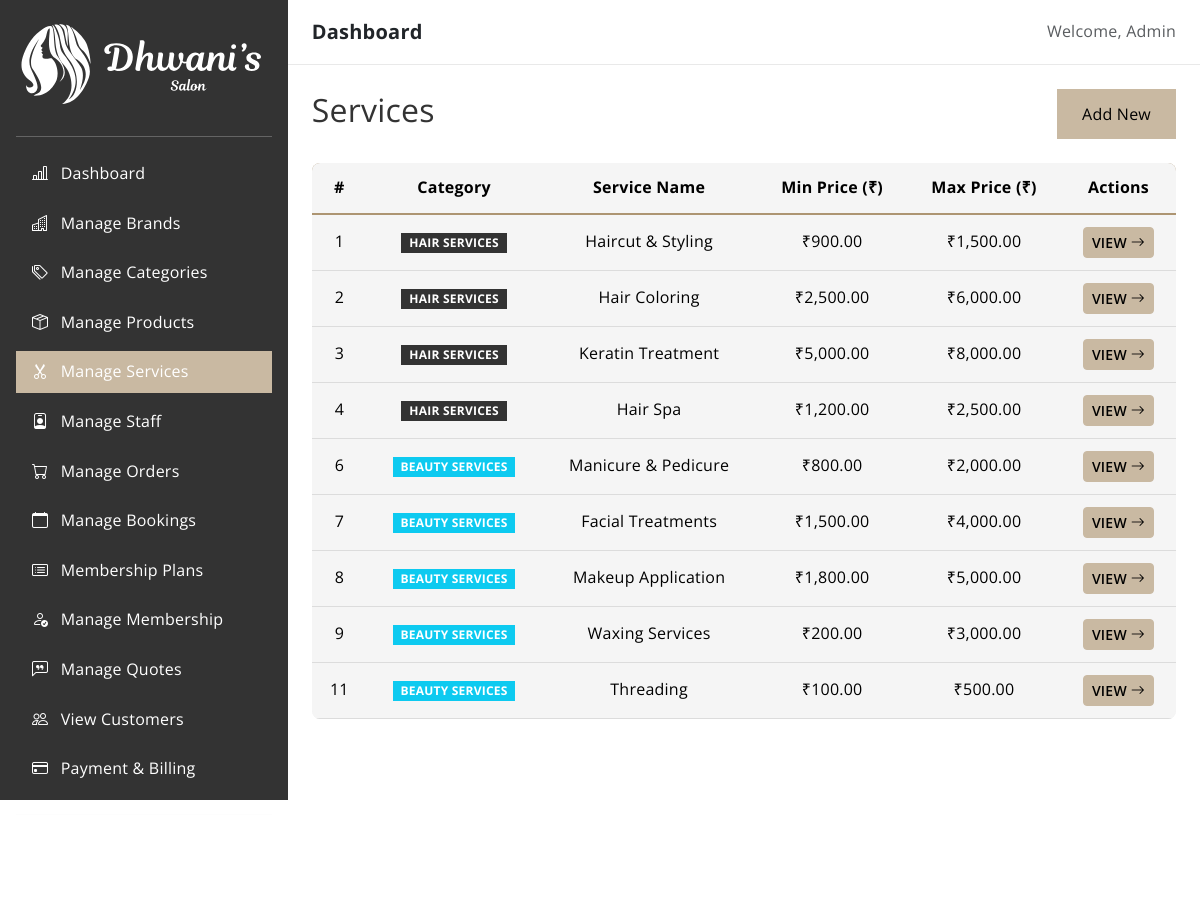
Screenshot of /admin/services/index.php (signed in) with the database file from the repository.
### tables this page shows
CREATE TABLE `services` (
  `id` int(11) NOT NULL,
  `category` enum('Hair Services','Beauty Services') NOT NULL,
  `name` varchar(255) NOT NULL,
  `description` text DEFAULT NULL,
  `min_price` decimal(10,2) NOT NULL,
  `max_price` decimal(10,2) DEFAULT NULL,
  `created_at` timestamp NOT NULL DEFAULT current_timestamp()
);

### database/database.php (called while the page is built)
<?php
require(__DIR__ . '/Connection.php');
$servername = 'localhost';
$port = 3306;
$db_name = 'salon';
$username = 'root';
$password = '';
$connection = new Connection($servername, $port, $db_name, $username, $password);

### database/Connection.php (called while the page is built, shortened)
<?php
class Connection
{
    private $pdo;
    public function __construct($server_name, $port, $db_name, $username, $password)
    {
        try {
            $this->pdo = new PDO("mysql:host={$server_name};port={$port};dbname={$db_name}", $username, $password);
            $this->pdo->setAttribute(PDO::ATTR_ERRMODE, PDO::ERRMODE_EXCEPTION);
            $this->pdo->setAttribute(PDO::ATTR_DEFAULT_FETCH_MODE, PDO::FETCH_ASSOC);
        } catch (PDOException $e) {
            echo $e->getMessage();
            die();
        }
    }
    public function findAll($table_name)
    {
        $sql = "SELECT * FROM {$table_name}";
        $statement = $this->pdo->prepare($sql);
        $statement->execute();
        $result = $statement->fetchAll();
        return $result;
    }
}

### public/admin/services/index.php (the view, shortened to what this page needs)
<?php
include DB_ROOT . 'database.php';
$services = $connection->findAll("services");
?>
<?php include_once '../../../includes/header.php'; ?>
<div class="d-flex">
    <?php
    include_once '../../../includes/admin-sidebar.php';
    ?>
    <div class="container-fluid px-4 py-4">
        <div class="row mb-4">
            <div class="col-12 d-flex justify-content-between align-items-center">
                <h2 class="section-title">Services</h2>
                <a href="new" class="btn btn-primary"><i class="fa-solid fa-plus"></i> Add New</a>
            </div>
        </div>
        <div class="table-responsive">
            <table class="table table-hover align-middle">
                <thead class="text-center">
                    <tr>
                        <th>#</th>
                        <th>Category</th>
                        <th>Service Name</th>
                        <th>Min Price (₹)</th>
                        <th>Max Price (₹)</th>
                        <th>Actions</th>
                    </tr>
                </thead>
                <tbody>
                    <?php if (count($services) > 0): ?>
                        <?php foreach ($services as $service): ?>
                            <tr class="text-center">
                                <td><?= $service['id']; ?></td>
                                <td><span class="badge text-uppercase bg-<?= $service['category'] == 'Hair Services' ? 'secondary' : 'info' ?>"><?= htmlspecialchars($service['category']); ?></span></td>
                                <td><?= htmlspecialchars($service['name']); ?></td>
                                <td>₹<?= number_format($service['min_price'], 2); ?></td>
                                <td>
                                    <?= $service['max_price'] ? '₹' . number_format($service['max_price'], 2) : '<span class="text-muted">N/A</span>'; ?>
                                </td>
                                <td>
                                    <a href="view?id=<?= $service['id']; ?>" class="btn btn-sm btn-primary fw-semibold text-uppercase">
                                        View <i class="bi bi-arrow-right"></i>
                                    </a>
                                </td>
                            </tr>
                        <?php endforeach; ?>
                    <?php else: ?>
                        <tr>
                            <td colspan="6" class="text-center text-muted">No services found</td>
                        </tr>
                    <?php endif; ?>
                </tbody>
            </table>
        </div>
    </div>
</div>
<?php include_once '../../../includes/admin_footer.php'; ?>

### public/assets/css/style.css (style rules this page uses)
body { display: flex; flex-direction: column; min-height: 100vh; }

### includes/admin-sidebar.php (style rules this page uses)
body { height: 100vh; overflow: hidden; }

### rows the page displays
services: id "1", category "HAIR SERVICES", name "Haircut & Styling", min_price "900.00", max_price "1,500.00"
services: id "2", category "HAIR SERVICES", name "Hair Coloring", min_price "2,500.00", max_price "6,000.00"
services: id "3", category "HAIR SERVICES", name "Keratin Treatment", min_price "5,000.00", max_price "8,000.00"
services: id "4", category "HAIR SERVICES", name "Hair Spa", min_price "1,200.00", max_price "2,500.00"
services: id "6", category "BEAUTY SERVICES", name "Manicure & Pedicure", min_price "800.00", max_price "2,000.00"
services: id "7", category "BEAUTY SERVICES", name "Facial Treatments", min_price "1,500.00", max_price "4,000.00"
services: id "8", category "BEAUTY SERVICES", name "Makeup Application", min_price "1,800.00", max_price "5,000.00"
services: id "9", category "BEAUTY SERVICES", name "Waxing Services", min_price "200.00", max_price "3,000.00"
services: id "11", category "BEAUTY SERVICES", name "Threading", min_price "100.00", max_price "500.00"
